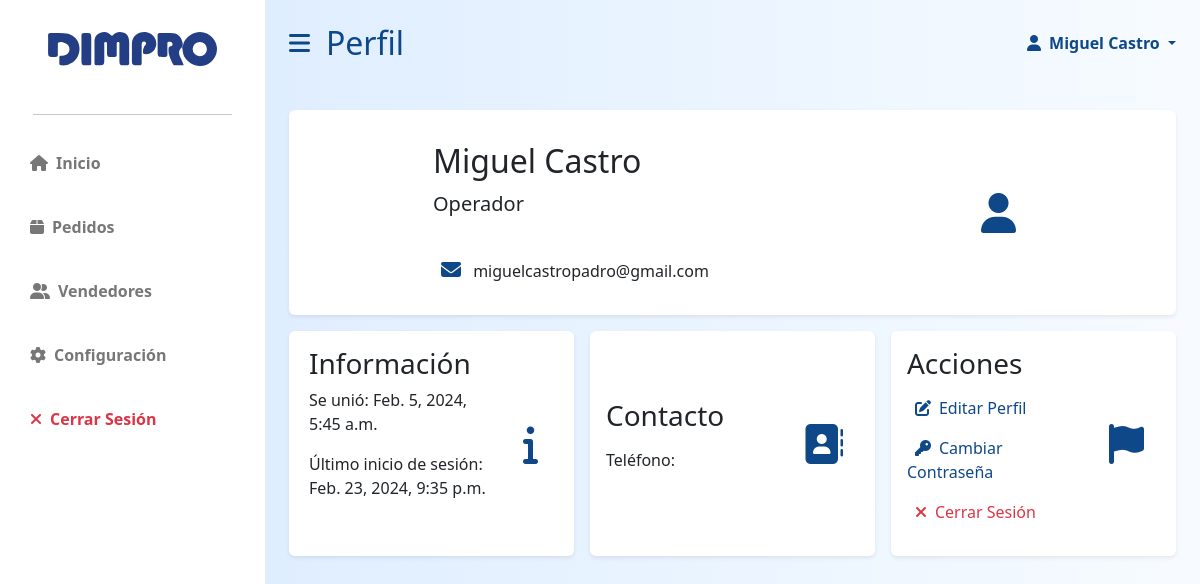
/app/staff/profile/2/ (signed in), run on an earlier commit of the app's database.
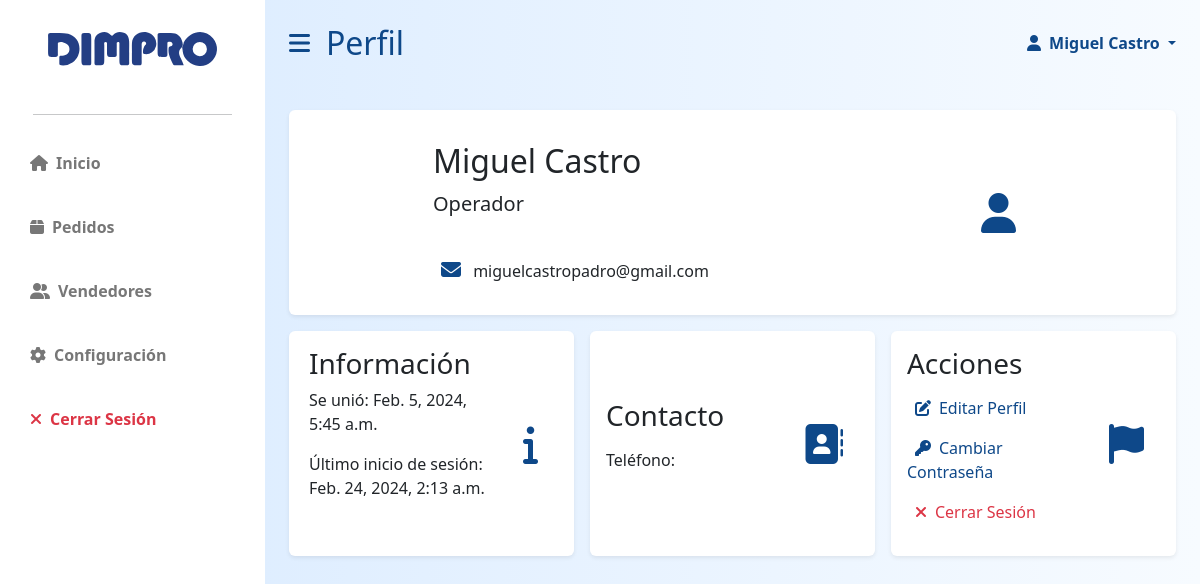
And on a later commit of the database.
### dimpro/models.py (models this page shows, shortened)
class User(AbstractBaseUser, PermissionsMixin):
    id = models.AutoField(primary_key=True)
    email = models.EmailField(blank=True, default='', unique=True)
    name = models.CharField(max_length=255, blank=True, default='')
    last_name = models.CharField(max_length=255, blank=True, default='')
    phoneregex = RegexValidator(regex=r"^\+?58?\d{11,15}$")
    phonenumber = models.CharField(
        validators=[phoneregex], max_length=17, blank=True, null=False
    )
    is_active = models.BooleanField(default=True)
    is_superuser = models.BooleanField(default=False)
    is_staff = models.BooleanField(default=False)
    is_operator = models.BooleanField(default=False)
    date_joined = models.DateTimeField(default=timezone.now)
    last_login = models.DateTimeField(blank=True, null=True)
    objects = CustomUserManager()
    USERNAME_FIELD = 'email'
    EMAIL_FIELD = 'email'
    REQUIRED_FIELDS = []
    class Meta:
        verbose_name = 'User'
        verbose_name_plural = 'Users'

### dimpro/views.py (the view)
# urls.py: path("staff/profile/<int:id>/", views.staff_profile, name='staff_profile'),
@only_for('staff')
def staff_profile(request,id):
    user = request.user
    if request.user.id != id:
        return HttpResponseRedirect(f'/app/staff/profile/{request.user.id}/')
    return render(request, 'dimpro/staff/staff_profile.html')

### dimpro/templates/dimpro/staff/staff_profile.html (shortened to what this page needs)
{% extends 'dimpro/staff/staff_layout.html' %}
{% load static %}
{% block stitle %}
    Perfil
{% endblock %}
{% block body %}
<div class="row g-3 my-2">
    <div class="col-md-12">
        <div class="p-3 bg-white shadow-sm d-flex justify-content-around align-items-center rounded">
            <div>
                    <h3 class="fs-2 mt-3">{{ user.name }} {{ user.last_name }}</h3>
                    <p class="fs-5">{% if user.is_operator %}Operador{% else %}Empleado de Oficina{% endif %}</p>
                    <br>
                    <p><i class="mx-2 primary-text fs-5 fa-solid fa-envelope"></i> {{ user.email }}</p>
            </div>
            <i class="fas fa-user fs-1 primary-text p-3"></i>
        </div>
    </div>
    <div class="col-md-4">
        <div class="p-3 h-100 bg-white shadow-sm d-flex justify-content-around align-items center rounded align-items-center">
            <div class="w-75 h-100">
                    <h4 class="fs-3">Información</h4>
                    <p>Se unió: {{ user.date_joined }}</p>
                    <P>Último inicio de sesión: {{ user.last_login }}</P>
            </div>
            <i class="fas fa-info fs-1 primary-text p-3"></i>
        </div>
    </div>
    <div class="col-md-4">
        <div class="p-3 h-100 bg-white shadow-sm d-flex justify-content-around align-items center rounded align-items-center">
            <div class="w-75">
                    <h4 class="fs-3">Contacto</h4>
                    <P>Teléfono: {{ user.phone }}</P>
            </div>
            <i class="fa-solid fa-address-book fs-1 primary-text p-3"></i>
        </div>
    </div>
    <div class="col-md-4">
        <div class="p-3 h-100 bg-white shadow-sm d-flex justify-content-around align-items center rounded align-items-center">
            <div class="w-75">
                    <h4 class="fs-3">Acciones</h4>
                    <a href="{% url 'dimpro:staff_profile_edit' user.id %}" class="primary-text grow">
                        <p><i class="fa-solid fa-pen-to-square mx-2"></i>Editar Perfil </p>
                    </a>
                    <a href="{% url 'dimpro:staff_changepw' user.id %}" class="primary-text grow">
                        <p><i class="fa-solid fa-key mx-2"></i>Cambiar Contraseña </p>
                    </a>
                    <a href="{% url 'dimpro:logout' %}" class="text-danger grow">
                        <p><i class="fa-solid fa-xmark mx-2"></i>Cerrar Sesión </p>
                    </a>
            </div>
            <i class="fa-solid fa-flag fs-1 primary-text p-3"></i>
        </div>
    </div>
</div>
{% endblock %}

### dimpro/templates/dimpro/staff/staff_layout.html (shortened to what this page needs)
{% load static %}
<!DOCTYPE html>
<html lang="es">
    <head>
        <link rel="stylesheet" href="https://cdn.jsdelivr.net/npm/bootstrap@5.2.3/dist/css/bootstrap.min.css" />
        <link rel="stylesheet" href="https://cdn.datatables.net/1.13.1/css/dataTables.bootstrap5.min.css" />
        <link rel="stylesheet" href="https://cdnjs.cloudflare.com/ajax/libs/font-awesome/6.2.1/css/all.min.css" />
        <link rel="stylesheet" href="{% static 'dimpro/styles.css' %}">
    </head>
    <body data-is-operator="{{ request.user.is_operator }}">
        <div class="d-flex" id="wrapper">
            <div class="bg-white" id="sidebar-wrapper">
                <div class="sidebar-heading text-center py-4 primary-text fs-4 fw-bold text-uppercase">
                    <a href="{% url 'dimpro:control' %}" class="growt">
                        <img class="mx-0 w-75 mb-2 mt-2"src="{% static 'dimpro/logodimpro.svg' %}" id="dimpro-sidebar-logo"alt="" >
                    </a>
                </div>
                <hr class="w-75 mx-auto">
                <div class="list-group list-group-flush my-3">
                    <a href="{% url 'dimpro:control' %}" class="growt list-group-item list-group-item-action bg-transparent second-text fw-bold">
                        <i class="fas fa-house me-2"></i>Inicio
                    </a>
                    <a href="{% url 'dimpro:staff_orders' %}" class="growt list-group-item list-group-item-action bg-transparent second-text fw-bold">
                        <i class="fas fa-box me-2"></i>Pedidos
                    </a>
                    <a href="{% url 'dimpro:staff_clients' %}" class="growt list-group-item list-group-item-action bg-transparent second-text fw-bold">
                        <i class="fas fa-user-group me-2"></i>Vendedores
                    </a>
                    {% if user.is_operator %}
                    <a href="{% url 'dimpro:staff_settings' %}" class="growt list-group-item list-group-item-action bg-transparent second-text fw-bold">
                        <i class="fas fa-gear me-2"></i>Configuración
                    </a>
                    {% endif %}
                    <a href="{% url 'dimpro:logout' %}" class="growt list-group-item list-group-item-action bg-transparent text-danger fw-bold">
                        <i class="fas fa-xmark me-2"></i>Cerrar Sesión
                    </a>
                </div>
            </div>
            <div id="page-content-wrapper">
                <nav class="navbar d-flex navbar-expand-lg navbar-light bg-transparent py-4 px-4">
                    <div class="col-6 d-flex align-items-center">
                        <i class="fas fa-bars primary-text fs-4 me-3" id="menu-toggle"></i>
                        <h2 class="fs-2 m-0 primary-text">{% block stitle %}{% endblock %}</h2>
                    </div>
                    <div class="col-6 d-flex justify-content-end">
                        <a class="nav-link dropdown-toggle primary-text fw-bold" href="#" id="navbarDropdown"
                                        role="button" data-bs-toggle="dropdown" aria-expanded="false" >
                                        <i class="fas fa-user me-2"></i>{{ user.name }} {{ user.last_name }}
                        </a>
                    </div>
                </nav>
                <div class="container-fluid px-4 mb-5">
                    {% block body %}{% endblock %}
                </div>
            </div>
        </div>
    </body>
</html>

What changed in the data, as far as the page shows it:
changed User "Miguel": last_login "Feb. 23, 2024, 9:35 p.m." → "Feb. 24, 2024, 2:13 a.m."
